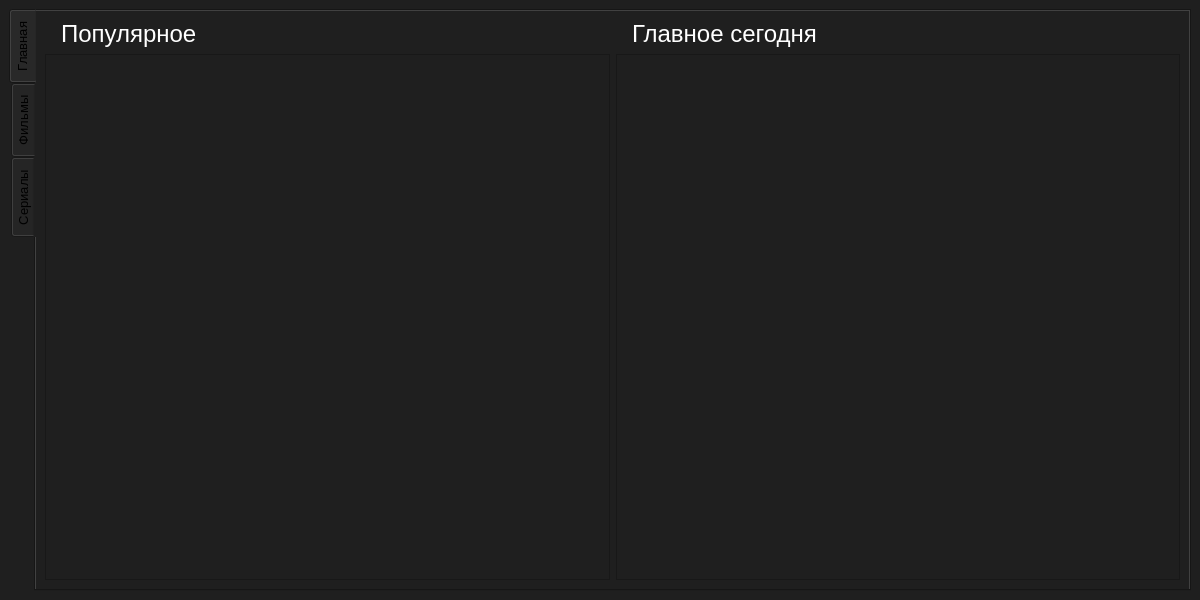
<?xml version="1.0" encoding="UTF-8"?>
<ui version="4.0">
 <class>MainWindow</class>
 <widget class="QMainWindow" name="MainWindow">
  <property name="geometry">
   <rect>
    <x>0</x>
    <y>0</y>
    <width>1200</width>
    <height>600</height>
   </rect>
  </property>
  <property name="windowTitle">
   <string>MainWindow</string>
  </property>
  <property name="styleSheet">
   <string notr="true">
background-color: rgb(31, 31, 31);</string>
  </property>
  <widget class="QWidget" name="centralwidget">
   <layout class="QVBoxLayout" name="verticalLayout">
    <item>
     <widget class="QTabWidget" name="tabWidget">
      <property name="font">
       <font>
        <pointsize>10</pointsize>
       </font>
      </property>
      <property name="tabPosition">
       <enum>QTabWidget::West</enum>
      </property>
      <property name="tabShape">
       <enum>QTabWidget::Rounded</enum>
      </property>
      <property name="currentIndex">
       <number>0</number>
      </property>
      <widget class="QWidget" name="main">
       <attribute name="title">
        <string>Главная</string>
       </attribute>
       <layout class="QHBoxLayout" name="horizontalLayout_3">
        <item>
         <layout class="QVBoxLayout" name="popular_layout">
          <item>
           <widget class="QLabel" name="popular_label">
            <property name="font">
             <font>
              <family>Segoe UI</family>
              <pointsize>18</pointsize>
             </font>
            </property>
            <property name="styleSheet">
             <string notr="true">color: rgb(255, 255, 255);
padding-left: 10px;</string>
            </property>
            <property name="text">
             <string>Популярное </string>
            </property>
           </widget>
          </item>
          <item>
           <widget class="QScrollArea" name="scroll_area_popular">
            <property name="widgetResizable">
             <bool>true</bool>
            </property>
            <widget class="QWidget" name="scroll_popular_widget">
             <property name="geometry">
              <rect>
               <x>0</x>
               <y>0</y>
               <width>561</width>
               <height>516</height>
              </rect>
             </property>
             <layout class="QVBoxLayout" name="verticalLayout_3">
              <item>
               <layout class="QVBoxLayout" name="popular_scroll"/>
              </item>
             </layout>
            </widget>
           </widget>
          </item>
         </layout>
        </item>
        <item>
         <layout class="QVBoxLayout" name="new_today_layout">
          <item>
           <widget class="QLabel" name="new_label">
            <property name="font">
             <font>
              <family>Segoe UI</family>
              <pointsize>18</pointsize>
             </font>
            </property>
            <property name="styleSheet">
             <string notr="true">color: rgb(255, 255, 255);
padding-left: 10px;</string>
            </property>
            <property name="text">
             <string>Главное сегодня</string>
            </property>
           </widget>
          </item>
          <item>
           <widget class="QScrollArea" name="new_scroll">
            <property name="widgetResizable">
             <bool>true</bool>
            </property>
            <widget class="QWidget" name="scroll_new_widget">
             <property name="geometry">
              <rect>
               <x>0</x>
               <y>0</y>
               <width>560</width>
               <height>516</height>
              </rect>
             </property>
            </widget>
           </widget>
          </item>
         </layout>
        </item>
       </layout>
      </widget>
      <widget class="QWidget" name="tab_2">
       <attribute name="title">
        <string>Фильмы</string>
       </attribute>
      </widget>
      <widget class="QWidget" name="tab">
       <attribute name="title">
        <string>Сериалы</string>
       </attribute>
      </widget>
     </widget>
    </item>
   </layout>
  </widget>
 </widget>
 <resources/>
 <connections/>
</ui>
